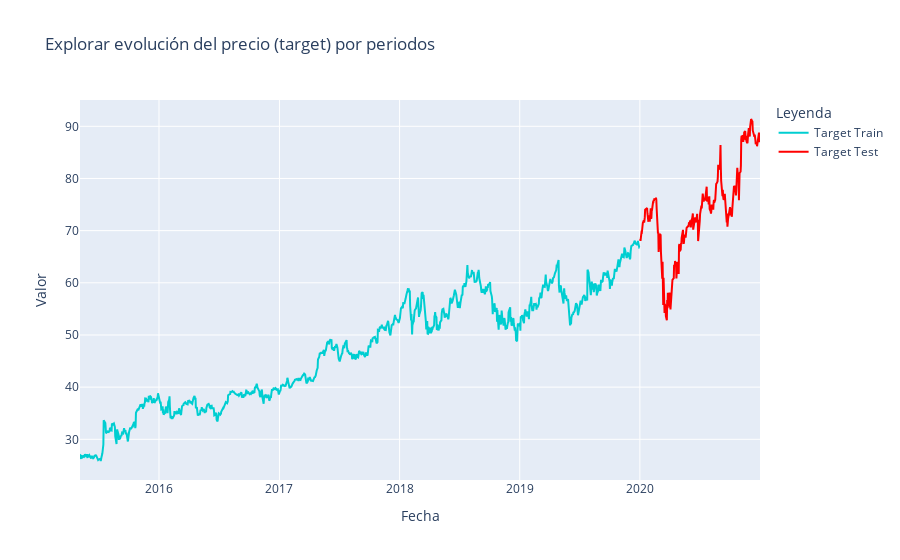

The cell this chart's notebook holds for it:
### Code cell
fig = go.Figure()

# Agregar las líneas de target y predicciones para entrenamiento
fig.add_trace(
    go.Scatter(
        x=indices_train,
        y=valor_acciones_lags_train["target"],
        mode="lines",
        name="Target Train",
        line=dict(color="darkturquoise"),
    )
)

# Agregar las líneas de target y predicciones para prueba
fig.add_trace(
    go.Scatter(
        x=indices_test, y=valor_acciones_lags_test["target"], mode="lines", name="Target Test", line=dict(color="red")
    )
)

# Actualizar el layout para tener un título y etiquetas claras
fig.update_layout(
    title="Explorar evolución del precio (target) por periodos",
    xaxis_title="Fecha",
    yaxis_title="Valor",
    legend_title="Leyenda",
)

# Mostrar el gráfico
fig.show()

### Figure 1 — Plotly figure (JSON) as saved in the notebook; plotly's stock layout.template omitted (floating-point values rounded to 4 significant figures; data arrays with more than 128 entries replaced by an {"elided": "..."} marker saying what was removed)
{"data": [{"line": {"color": "darkturquoise"}, "mode": "lines", "name": "Target Train", "type": "scatter", "x": {"elided": "1173 str values"}, "y": {"elided": "1173 float values"}}, {"line": {"color": "red"}, "mode": "lines", "name": "Target Test", "type": "scatter", "x": {"elided": "253 str values"}, "y": {"elided": "253 float values"}}], "layout": {"legend": {"title": {"text": "Leyenda"}}, "title": {"text": "Explorar evolución del precio (target) por periodos"}, "xaxis": {"title": {"text": "Fecha"}}, "yaxis": {"title": {"text": "Valor"}}}}
